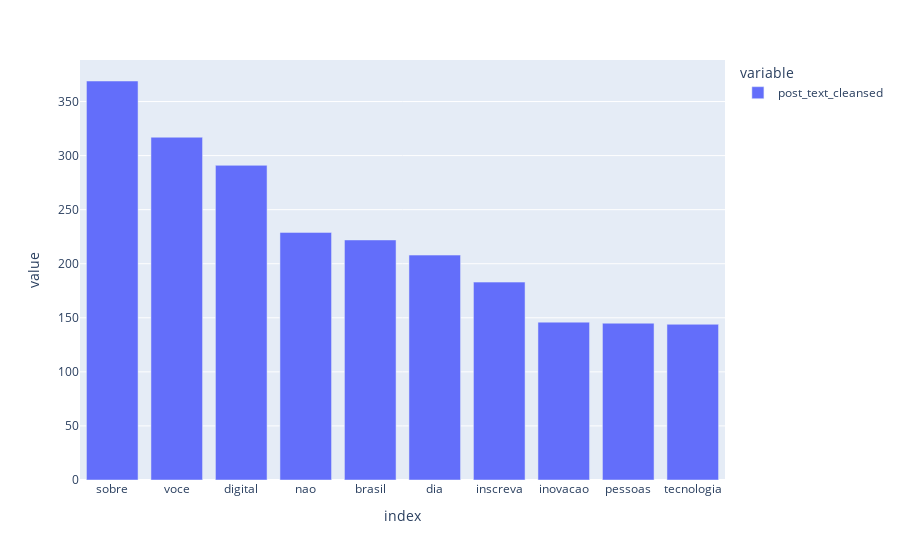

The notebook cell saved with this chart:
### Code cell
tw = hero.visualization.top_words(posts['post_text_cleansed']).head(10)
fig = px.bar(tw)
fig.show()
tw.head()

### Figure 1 — Plotly figure (JSON) as saved in the notebook; plotly's stock layout.template omitted (floating-point values rounded to 4 significant figures)
{"data": [{"alignmentgroup": "True", "hovertemplate": "variable=post_text_cleansed<br>index=%{x}<br>value=%{y}<extra></extra>", "legendgroup": "post_text_cleansed", "marker": {"color": "#636efa"}, "name": "post_text_cleansed", "offsetgroup": "post_text_cleansed", "orientation": "v", "showlegend": true, "textposition": "auto", "type": "bar", "x": ["sobre", "voce", "digital", "nao", "brasil", "dia", "inscreva", "inovacao", "pessoas", "tecnologia"], "xaxis": "x", "y": [369, 317, 291, 229, 222, 208, 183, 146, 145, 144], "yaxis": "y"}], "layout": {"barmode": "relative", "legend": {"title": {"text": "variable"}, "tracegroupgap": 0}, "margin": {"t": 60}, "xaxis": {"anchor": "y", "domain": [0, 1], "title": {"text": "index"}}, "yaxis": {"anchor": "x", "domain": [0, 1], "title": {"text": "value"}}}}
